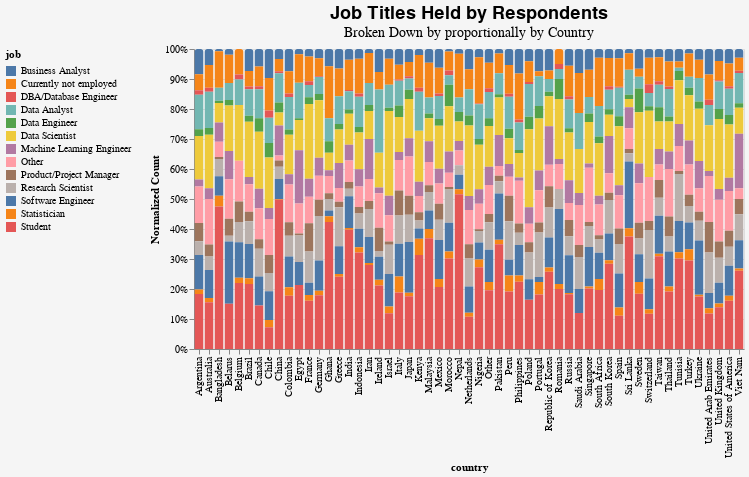

The cell this chart's notebook holds for it:
### Code cell
alt.Chart(df_job_country).mark_bar(
    cornerRadiusTopLeft=3,
    cornerRadiusTopRight=3
).encode(
    x=alt.X('country:N'),
    y=alt.Y('Count:Q', stack="normalize", title="Normalized Count"),
    color=alt.Color('job:N', legend=alt.Legend(orient="left"))
).properties(width=550,
             background='#f5f5f5',title={
"text": ["Job Titles Held by Respondents"],
"subtitle": ["Broken Down by proportionally by Country"],
"fontSize":18, "fontWeight":600, "subtitleFontSize":14
})

### Figure 1 — Vega-Lite specification as saved in the notebook (floating-point values rounded to 4 significant figures; data arrays with more than 128 entries replaced by an {"elided": "..."} marker saying what was removed)
{"usermeta": {"embedOptions": {"theme": "fivethirtyeight"}}, "config": {"view": {"continuousWidth": 400, "continuousHeight": 300}}, "data": {"name": "data-3f992f628ca848b9e28167eecedd92d1"}, "mark": {"type": "bar", "cornerRadiusTopLeft": 3, "cornerRadiusTopRight": 3}, "background": "#f5f5f5", "encoding": {"color": {"type": "nominal", "field": "job", "legend": {"orient": "left"}}, "x": {"type": "nominal", "field": "country"}, "y": {"type": "quantitative", "field": "Count", "stack": "normalize", "title": "Normalized Count"}}, "title": {"text": ["Job Titles Held by Respondents"], "subtitle": ["Broken Down by proportionally by Country"], "fontSize": 18, "fontWeight": 600, "subtitleFontSize": 14}, "width": 550, "$schema": "https://vega.github.io/schema/vega-lite/v4.8.1.json", "datasets": {"data-3f992f628ca848b9e28167eecedd92d1": {"elided": "677 records"}}}
